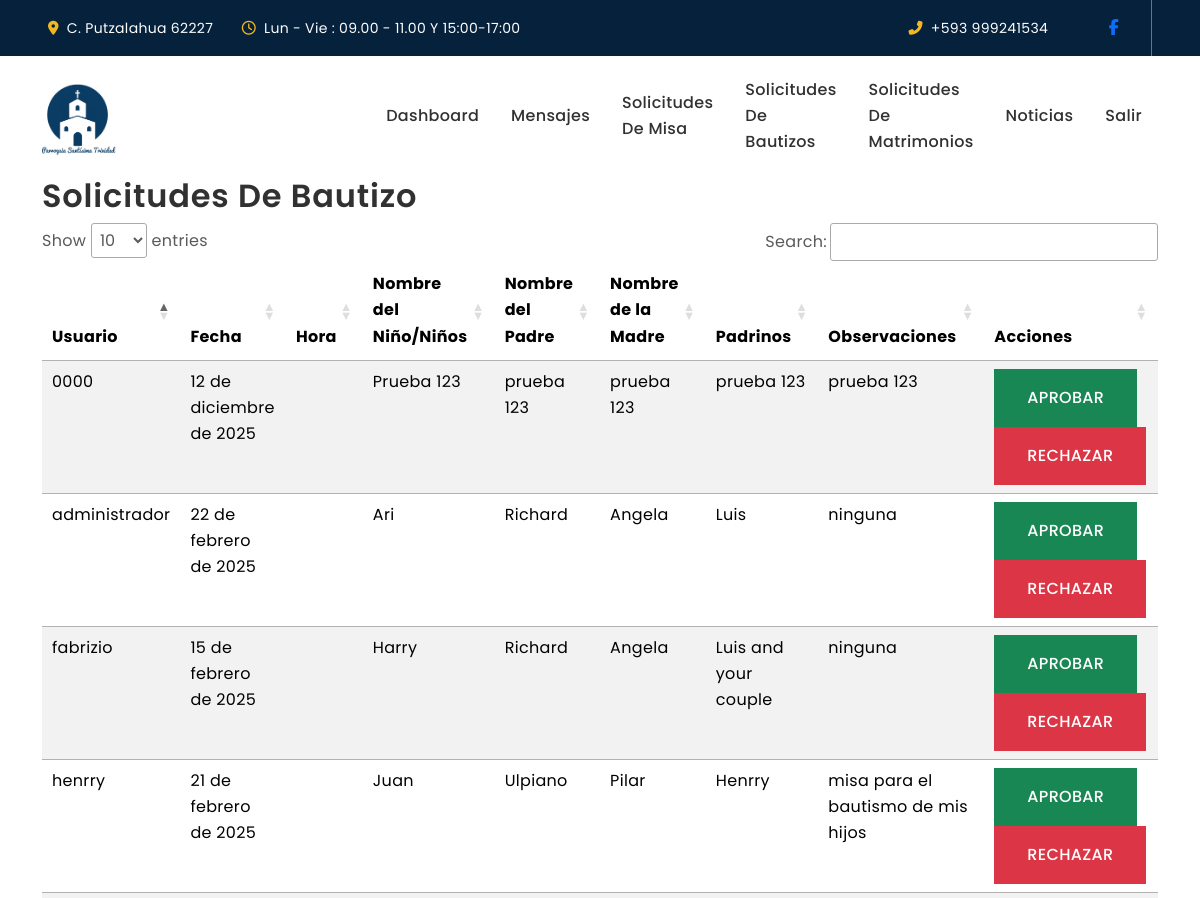
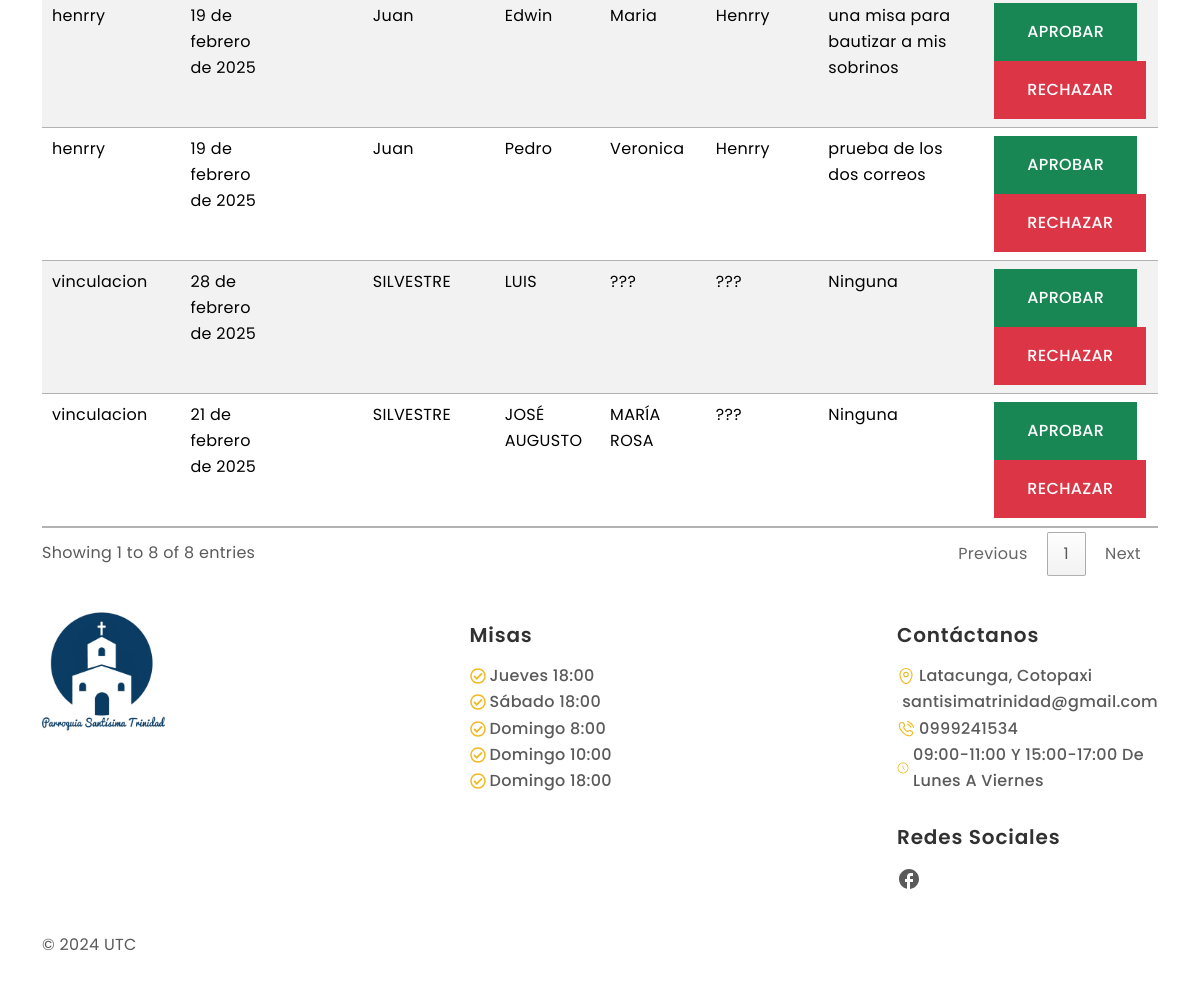
Page /ver-solicitudes-bautizos/ (signed in) on the committed database (2 pictures, top to bottom).
### Apps/web/models.py (models this page shows, shortened)
class Bautizo(models.Model):
    usuario = models.ForeignKey(User, on_delete=models.CASCADE)
    fecha = models.DateField()
    nombre_nino = models.CharField(max_length=200, verbose_name='Nombre del Niño/Niños')
    nombre_padre = models.CharField(max_length=200, verbose_name='Nombre del Padre')
    nombre_madre = models.CharField(max_length=200, verbose_name='Nombre de la Madre')
    padrinos = models.CharField(max_length=200)
    observaciones = models.TextField(blank=True, null=True)

### Apps/web/views.py (the view)
# urls.py: path('ver-solicitudes-bautizos/', views.ver_solicitudes_bautizos, name='ver_solicitudes_bautizos'),
@login_required(login_url='/login/')
@staff_member_required(login_url='/login/')
def ver_solicitudes_bautizos(request):
    bautizos = Bautizo.objects.all()
    return render(request, 'ver_solicitudes_bautizos.html', {'bautizos': bautizos})

### Apps/web/templates/ver_solicitudes_bautizos.html
{% extends 'base.html' %}
{% block body %}
<div class="container">
    <h2>Solicitudes de Bautizo</h2>
    <table class="table table-striped jquery" id="tbl_bautizos">
        <thead>
            <tr>
                <th>Usuario</th>
                <th>Fecha</th>
                <th>Hora</th>
                <th>Nombre del Niño/Niños</th>
                <th>Nombre del Padre</th>
                <th>Nombre de la Madre</th>
                <th>Padrinos</th>
                <th>Observaciones</th>
                <th>Acciones</th>
            </tr>
        </thead>
        <tbody>
            {% for bautizo in bautizos %}
            <tr>
                <td>{{ bautizo.usuario.username }}</td>
                <td>{{ bautizo.fecha }}</td>
                <td>{{ bautizo.hora }}</td>
                <td>{{ bautizo.nombre_nino }}</td>
                <td>{{ bautizo.nombre_padre }}</td>
                <td>{{ bautizo.nombre_madre }}</td>
                <td>{{ bautizo.padrinos }}</td>
                <td>{{ bautizo.observaciones }}</td>
                <td>
                    <a href="{% url 'aprobar_solicitud_bautizo' bautizo.id %}" class="btn btn-success btn-sm">
                        Aprobar
                    </a>
                    <a href="{% url 'rechazar_solicitud_bautizo' bautizo.id %}" class="btn btn-danger btn-sm">
                        Rechazar
                    </a>
                </td>
            </tr>
            {% endfor %}
        </tbody>
    </table>
</div>
{% endblock %}

### static/style.css (style rules this page uses)
:root { --primary-color: #F2B821; --secondary-color: #05213C; --black-color: #292929; --light-black-color: #343536; --dark-color: #313131; --body-color: #5A5A5A; --gray-color: #777F81; --light-color: #fdfdfd; --bs-gray-100: #F6F6F6; --bs-gray-300: #DCDCDC; --bs-primary-text-emphasis: var(--primary-color); --bs-body-color-rgb: 90, 90, 90; --bs-light-rgb: rgba(255, 255, 255, 1); --bs-dark-rgb: 41, 41, 41; --bs-primary-rgb: 178, 142, 113; }
:root { --heading-font: "Poppins", sans-serif; --body-font: "Poppins", sans-serif; }
*, *::before, *::after { -webkit-box-sizing: border-box; -moz-box-sizing: border-box; box-sizing: border-box; }
html { box-sizing: border-box; }
body { background-color: var(--light-color); font-family: var(--body-font); font-size: 16px; font-weight: 400; line-height: 164%; letter-spacing: 0.32px; color: var(--body-color); margin: 0; }
a { color: inherit; text-decoration: none; transition: 0.3s ease-in-out; }
h1, h2, h3, h4, h5, h6 { color: var(--dark-color); font-family: var(--heading-font); text-transform: capitalize; font-weight: 600; letter-spacing: 0.84px; line-height: 115%; }
.btn { --bs-btn-padding-x: 2rem; --bs-btn-padding-y: 1rem; --bs-btn-font-size: 1rem; --bs-btn-font-weight: 500; text-transform: uppercase; border-radius: 0px; transition: all 0.5s ease-in-out; }

### rows in the picture
Bautizo: usuario.username "fabrizio", fecha "15 de febrero de 2025", nombre_nino "Harry", nombre_padre "Richard", nombre_madre "Angela", padrinos "Luis and your couple", observaciones "ninguna"
Bautizo: usuario.username "administrador", fecha "22 de febrero de 2025", nombre_nino "Ari", nombre_padre "Richard", nombre_madre "Angela", padrinos "Luis", observaciones "ninguna"
Bautizo: usuario.username "0000", fecha "12 de diciembre de 2025", nombre_nino "Prueba 123", nombre_padre "prueba 123", nombre_madre "prueba 123", padrinos "prueba 123", observaciones "prueba 123"
Bautizo: usuario.username "henrry", fecha "21 de febrero de 2025", nombre_nino "Juan", nombre_padre "Ulpiano", nombre_madre "Pilar", padrinos "Henrry", observaciones "misa para el bautismo de mis hijos"
Bautizo: usuario.username "henrry", fecha "19 de febrero de 2025", nombre_nino "Juan", nombre_padre "Edwin", nombre_madre "Maria", padrinos "Henrry", observaciones "una misa para bautizar a mis sobrinos"
Bautizo: usuario.username "henrry", fecha "19 de febrero de 2025", nombre_nino "Juan", nombre_padre "Pedro", nombre_madre "Veronica", padrinos "Henrry", observaciones "prueba de los dos correos"
Bautizo: usuario.username "vinculacion", fecha "28 de febrero de 2025", nombre_nino "SILVESTRE", nombre_padre "LUIS", nombre_madre "???", padrinos "???", observaciones "Ninguna"
Bautizo: usuario.username "vinculacion", fecha "21 de febrero de 2025", nombre_nino "SILVESTRE", nombre_padre "JOSÉ AUGUSTO", nombre_madre "MARÍA ROSA", padrinos "???", observaciones "Ninguna"
